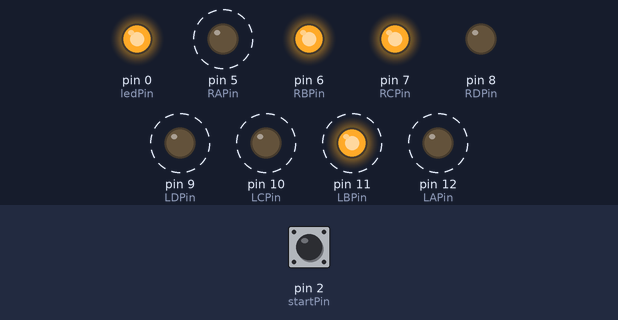
A sketch run on a simulated Arduino Uno, built with avr-gcc and run on an emulated ATmega328P. On the bench: output pins drawn as LEDs (lit = HIGH). Dashed ring = blinking. The inputs (shaded band) are chosen by the test bench; at power-on: pin 2 (startPin) HIGH.

Above: at 1.25 s.
1.3 s: pin 2 (startPin) pulled LOW for 3.2 s
At 2.2 s:
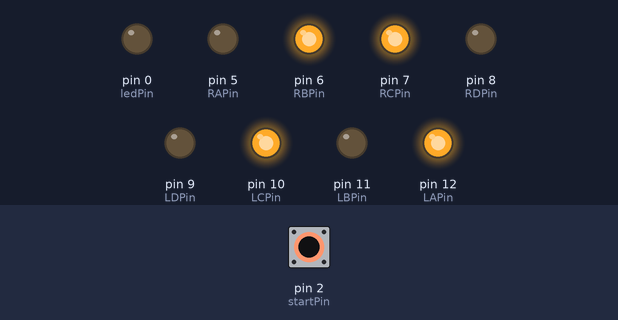
6.6 s: pin 2 (startPin) pulled LOW for 0.15 s
At 7.28 s:
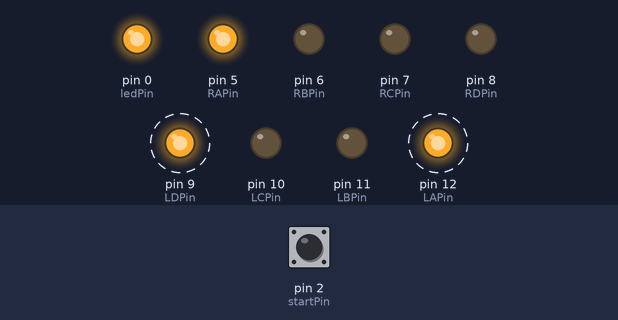
9.6 s: pin 2 (startPin) pulled LOW for 1 s
At 10.4 s:
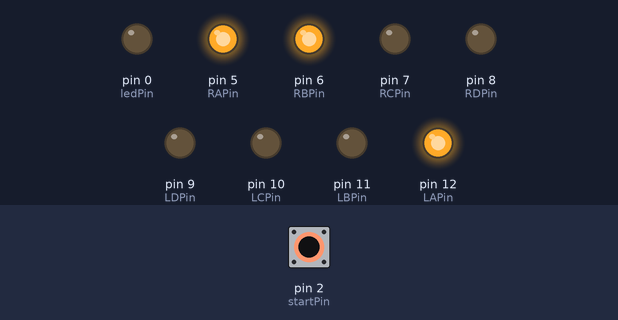
12.6 s: pin 2 (startPin) pulled LOW for 0.15 s
At 12.88 s:
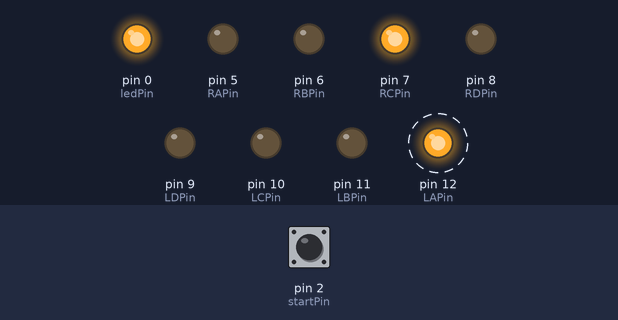
15.6 s: pin 2 (startPin) pulled LOW for 0.15 s
At 15.86 s:
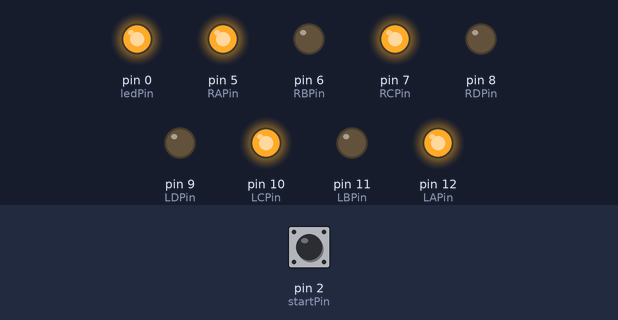
18.6 s: pin 2 (startPin) pulled LOW for 1 s
At 19.0 s:
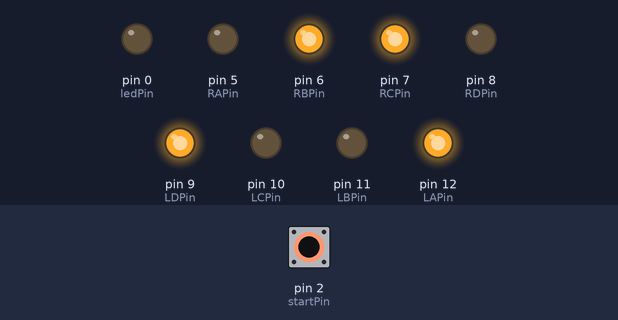
Timing chart, 0 to 24.5 s (numbered marks = the images above; inputs shaded):
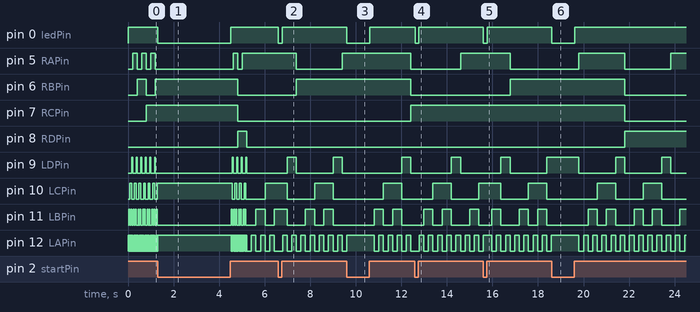

Measured:
- after the input at 1.3 s, pin 0 (ledPin): HIGH → LOW at once, → HIGH 3.2 s later; pin 7 (RCPin): HIGH → LOW after 3.5 s instead of 0.31 s
- after the input at 6.6 s, pin 0 (ledPin): HIGH → LOW at once, → HIGH 0.16 s later
- after the input at 9.6 s, pin 0 (ledPin): HIGH → LOW at once, → HIGH 1.0 s later; pin 5 (RAPin), pin 6 (RBPin): HIGH → LOW after 2.8 s instead of 1.8 s; pin 7 (RCPin): LOW → HIGH after 2.8 s instead of 1.8 s
- after the input at 12.6 s, pin 0 (ledPin): HIGH → LOW at once, → HIGH 0.16 s later
- after the input at 15.6 s, pin 0 (ledPin): HIGH → LOW at once, → HIGH 0.16 s later
- after the input at 18.6 s, pin 0 (ledPin): HIGH → LOW at once, → HIGH 1.0 s later; pin 6 (RBPin), pin 7 (RCPin): HIGH → LOW after 3.2 s instead of 2.2 s; pin 8 (RDPin): LOW → HIGH after 3.2 s instead of 2.2 s
- by itself, pin 9 (LDPin): alternates HIGH for 0.40 s and LOW for 1.6 s
- by itself, pin 10 (LCPin): alternates HIGH for 0.81 s and LOW for 1.2 s

The sketch:

7segdecoderworking.ino
```cpp
const int LAPin = 12;
const int LBPin = 11;
const int LCPin = 10;
const int LDPin = 9;


const int RAPin = 5;
const int RBPin = 6;
const int RCPin = 7;
const int RDPin = 8;
const int startPin =  2;      // the number of the LED
int score=0;
const int ledPin=0;
void setup() {

  pinMode(startPin,INPUT);
  pinMode(LAPin, OUTPUT);
  pinMode(LBPin, OUTPUT);
  pinMode(LCPin, OUTPUT);
  pinMode(LDPin, OUTPUT);

  pinMode(RAPin, OUTPUT);
  pinMode(RBPin, OUTPUT);
  pinMode(RCPin, OUTPUT);
  pinMode(RDPin, OUTPUT);

  pinMode(ledPin,OUTPUT);

}

void loop() {


  to7seg(score);


  if (digitalRead(startPin) == LOW) {
    digitalWrite(ledPin,LOW);

  } else if(digitalRead(startPin) ==HIGH) {

    score=score+1;
    digitalWrite(ledPin,HIGH);

  }
  delay(20);


}

void to7seg(int a) {


  if(a<10)
{
   digitalWrite(RAPin, LOW);
   digitalWrite(RBPin, LOW);
   digitalWrite(RCPin, LOW);
   digitalWrite(RDPin, LOW);

   if(a==0)
   {
   digitalWrite(LAPin, LOW);
   digitalWrite(LBPin, LOW);
   digitalWrite(LCPin, LOW);
   digitalWrite(LDPin, LOW);
   }
   else if(a==1)
   {
   digitalWrite(LAPin, HIGH);
   digitalWrite(LBPin, LOW);
   digitalWrite(LCPin, LOW);
   digitalWrite(LDPin, LOW);
   }
   else if(a==2)
   {
   digitalWrite(LAPin, LOW);
   digitalWrite(LBPin, HIGH);
   digitalWrite(LCPin, LOW);
   digitalWrite(LDPin, LOW);
   }
   else if(a==3)
   {
   digitalWrite(LAPin, HIGH);
   digitalWrite(LBPin, HIGH);
   digitalWrite(LCPin, LOW);
   digitalWrite(LDPin, LOW);
   }
   else if(a==4)
   {
   digitalWrite(LAPin, LOW);
   digitalWrite(LBPin, LOW);
   digitalWrite(LCPin, HIGH);
   digitalWrite(LDPin, LOW);
   }
   else if(a==5)
   {
   digitalWrite(LAPin, HIGH);
   digitalWrite(LBPin, LOW);
   digitalWrite(LCPin, HIGH);
   digitalWrite(LDPin, LOW);
   }
   else if(a==6)
   {
   digitalWrite(LAPin, LOW);
   digitalWrite(LBPin, HIGH);
   digitalWrite(LCPin, HIGH);
   digitalWrite(LDPin, LOW);
   }
   else if(a==7)
   {
   digitalWrite(LAPin, HIGH);
   digitalWrite(LBPin, HIGH);
   digitalWrite(LCPin, HIGH);
   digitalWrite(LDPin, LOW);
   }
   else if(a==8)
   {
   digitalWrite(LAPin, LOW);
   digitalWrite(LBPin, LOW);
   digitalWrite(LCPin, LOW);
   digitalWrite(LDPin, HIGH);
   }
   else if(a==9)
   {
   digitalWrite(LAPin, HIGH);
   digitalWrite(LBPin, LOW);
   digitalWrite(LCPin, LOW);
   digitalWrite(LDPin, HIGH);
   }
}
else if(a>=10)
{
String value = String(a);
   if(value.charAt(0)=='0')
   {
   digitalWrite(RAPin, LOW);
   digitalWrite(RBPin, LOW);
   digitalWrite(RCPin, LOW);
   digitalWrite(RDPin, LOW);
   }
   else if(value.charAt(0)=='1')
   {
   digitalWrite(RAPin, HIGH);
   digitalWrite(RBPin, LOW);
   digitalWrite(RCPin, LOW);
   digitalWrite(RDPin, LOW);
   }
   else if(value.charAt(0)=='2')
   {
   digitalWrite(RAPin, LOW);
   digitalWrite(RBPin, HIGH);
   digitalWrite(RCPin, LOW);
   digitalWrite(RDPin, LOW);
   }
   else if(value.charAt(0)=='3')
   {
   digitalWrite(RAPin, HIGH);
   digitalWrite(RBPin, HIGH);
   digitalWrite(RCPin, LOW);
   digitalWrite(RDPin, LOW);
   }
   else if(value.charAt(0)=='4')
   {
   digitalWrite(RAPin, LOW);
   digitalWrite(RBPin, LOW);
   digitalWrite(RCPin, HIGH);
   digitalWrite(RDPin, LOW);
   }
   else if(value.charAt(0)=='5')
   {
   digitalWrite(RAPin, HIGH);
   digitalWrite(RBPin, LOW);
   digitalWrite(RCPin, HIGH);
   digitalWrite(RDPin, LOW);
   }
   else if(value.charAt(0)=='6')
   {
   digitalWrite(RAPin, LOW);
   digitalWrite(RBPin, HIGH);
   digitalWrite(RCPin, HIGH);
   digitalWrite(RDPin, LOW);
   }
   else if(value.charAt(0)=='7')
   {
   digitalWrite(RAPin, HIGH);
   digitalWrite(RBPin, HIGH);
   digitalWrite(RCPin, HIGH);
   digitalWrite(RDPin, LOW);
   }
   else if(value.charAt(0)=='8')
   {
   digitalWrite(RAPin, LOW);
   digitalWrite(RBPin, LOW);
   digitalWrite(RCPin, LOW);
   digitalWrite(RDPin, HIGH);
   }
   else if(value.charAt(0)=='9')
   {
   digitalWrite(RAPin, HIGH);
   digitalWrite(RBPin, LOW);
   digitalWrite(RCPin, LOW);
   digitalWrite(RDPin, HIGH);
   }

   if(value.charAt(1)=='0')
   {
   digitalWrite(LAPin, LOW);
   digitalWrite(LBPin, LOW);
   digitalWrite(LCPin, LOW);
   digitalWrite(LDPin, LOW);
   }
   else if(value.charAt(1)=='1')
   {
   digitalWrite(LAPin, HIGH);
   digitalWrite(LBPin, LOW);
   digitalWrite(LCPin, LOW);
   digitalWrite(LDPin, LOW);
   }
   else if(value.charAt(1)=='2')
   {
   digitalWrite(LAPin, LOW);
   digitalWrite(LBPin, HIGH);
   digitalWrite(LCPin, LOW);
   digitalWrite(LDPin, LOW);
   }
   else if(value.charAt(1)=='3')
   {
   digitalWrite(LAPin, HIGH);
   digitalWrite(LBPin, HIGH);
   digitalWrite(LCPin, LOW);
   digitalWrite(LDPin, LOW);
   }
   else if(value.charAt(1)=='4')
   {
   digitalWrite(LAPin, LOW);
   digitalWrite(LBPin, LOW);
   digitalWrite(LCPin, HIGH);
   digitalWrite(LDPin, LOW);
   }
   else if(value.charAt(1)=='5')
   {
   digitalWrite(LAPin, HIGH);
   digitalWrite(LBPin, LOW);
   digitalWrite(LCPin, HIGH);
   digitalWrite(LDPin, LOW);
   }
   else if(value.charAt(1)=='6')
   {
   digitalWrite(LAPin, LOW);
   digitalWrite(LBPin, HIGH);
   digitalWrite(LCPin, HIGH);
   digitalWrite(LDPin, LOW);
   }
   else if(value.charAt(1)=='7')
   {
   digitalWrite(LAPin, HIGH);
   digitalWrite(LBPin, HIGH);
   digitalWrite(LCPin, HIGH);
   digitalWrite(LDPin, LOW);
   }
   else if(value.charAt(1)=='8')
   {
   digitalWrite(LAPin, LOW);
   digitalWrite(LBPin, LOW);
   digitalWrite(LCPin, LOW);
   digitalWrite(LDPin, HIGH);
   }
   else if(value.charAt(1)=='9')
   {
   digitalWrite(LAPin, HIGH);
   digitalWrite(LBPin, LOW);
   digitalWrite(LCPin, LOW);
   digitalWrite(LDPin, HIGH);
   }


}


}
```
